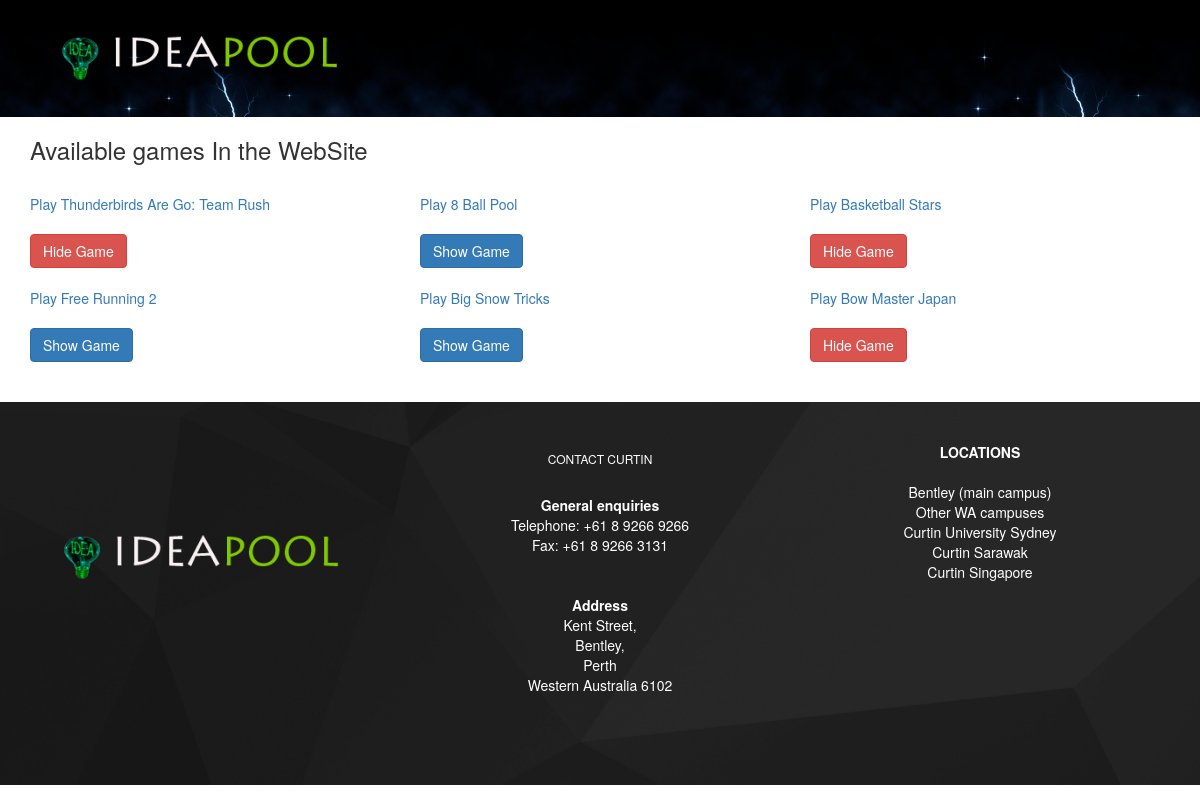
Before: /Gemification.php with the older database file.
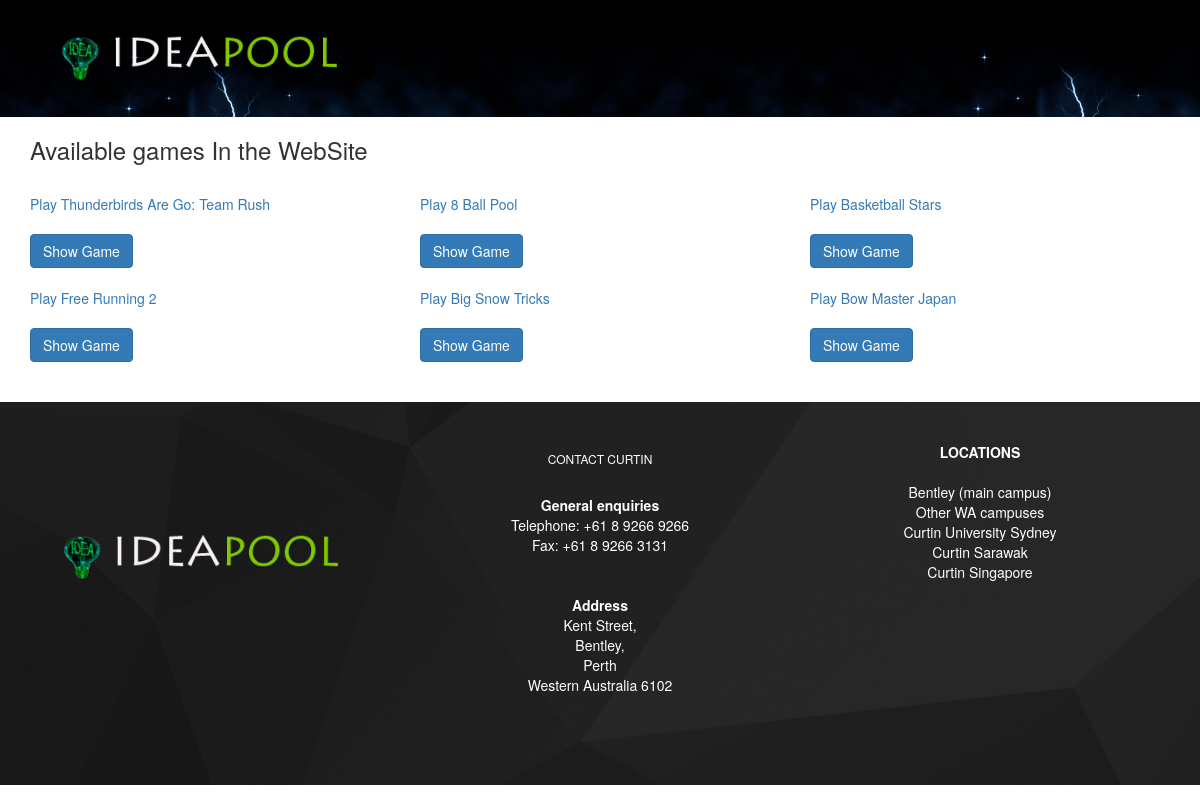
After: the same page with the newer database file.
### tables this page shows
CREATE TABLE IF NOT EXISTS `games` (
  `ID` int(11) NOT NULL,
  `Availability` int(11) NOT NULL,
  PRIMARY KEY (`ID`)
);

### Gemification.php (the view, shortened to what this page needs)
<!DOCTYPE html PUBLIC "-//W3C//DTD XHTML 1.0 Transitional//EN" "http://www.w3.org/TR/xhtml1/DTD/xhtml1-transitional.dtd">
<html xmlns="http://www.w3.org/1999/xhtml">
<head>
<link rel="stylesheet" href="css/ideacss.css" />
<link rel="stylesheet" href="css/bootstrap.min.css"></link>
</head>
<body>
<?php
include('header.php');
?>
<?php
include("database_connect.php");
?>
<div class="container">
<h3>Available games In the WebSite </h3><br/>
<div class="row">
<div class="col-md-3">
<?php
$query1 = "select * from games where ID = '1'";
$result1=mysqli_query($con,$query1);
while($row=mysqli_fetch_array($result1)){
	$Available = $row['Availability']
 ?>
<div class="miniclip-game-embed" data-game-name="thunderbirds" data-theme="0" data-width="350" data-height="400" data-language="en"><a href="http://www.miniclip.com/games/thunderbirds/">Play Thunderbirds Are Go: Team Rush</a></div><br/>
 <?php
  if($Available == 0){ ?>
  <button type="button" name="button" class="btn btn-primary" onclick="javascript:ShowGame(<?php echo $row['ID']; ?>)">Show Game</button>
 <?php } else{ ?>
  <button type="button" name="button" class="btn btn-danger" onclick="javascript:HideGame(<?php echo $row['ID']; ?>)">Hide Game</button>
  <?php } ?>
</div>
 <?php
}
?>
<div class="col-md-1">
</div>
<div class="col-md-3">
<?php
$query2 = "select * from games where ID = '2'";
$result2=mysqli_query($con,$query2);
while($row=mysqli_fetch_array($result2)){
	$Available = $row['Availability']
 ?>
<div class="miniclip-game-embed" data-game-name="8-ball-pool-multiplayer" data-theme="0" data-width="350" data-height="400" data-language="en"><a href="http://www.miniclip.com/games/8-ball-pool-multiplayer/">Play 8 Ball Pool</a></div><br/>
 <?php
  if($Available == 0){ ?>
  <button type="button" name="button" class="btn btn-primary" onclick="javascript:ShowGame(<?php echo $row['ID']; ?>)">Show Game</button>
 <?php } else{ ?>
  <button type="button" name="button" class="btn btn-danger" onclick="javascript:HideGame(<?php echo $row['ID']; ?>)">Hide Game</button>
  <?php } ?>
</div>
 <?php
}
?>
<div class="col-md-1">
</div>
<div class="col-md-3">
<?php
$query3 = "select * from games where ID = '3'";
$result3=mysqli_query($con,$query3);
while($row=mysqli_fetch_array($result3)){
	$Available = $row['Availability']
 ?>
<div class="miniclip-game-embed" data-game-name="basketball-stars" data-theme="0" data-width="350" data-height="400" data-language="en"><a href="http://www.miniclip.com/games/basketball-stars/">Play Basketball Stars</a></div><br/>
 <?php
  if($Available == 0){ ?>
  <button type="button" name="button" class="btn btn-primary" onclick="javascript:ShowGame(<?php echo $row['ID']; ?>)">Show Game</button>
 <?php } else{ ?>
  <button type="button" name="button" class="btn btn-danger" onclick="javascript:HideGame(<?php echo $row['ID']; ?>)">Hide Game</button>
  <?php } ?>
</div>
 <?php
}
?>
<div class="col-md-1">
</div>
</div><br/>
<div class="row">
<div class="col-md-3">
<?php
$query4 = "select * from games where ID = '4'";
$result4=mysqli_query($con,$query4);
while($row=mysqli_fetch_array($result4)){
	$Available = $row['Availability']
 ?>
<div class="miniclip-game-embed" data-game-name="free-running-2" data-theme="0" data-width="350" data-height="400" data-language="en"><a href="http://www.miniclip.com/games/free-running-2/">Play Free Running 2</a></div><br/>
 <?php
  if($Available == 0){ ?>
  <button type="button" name="button" class="btn btn-primary" onclick="javascript:ShowGame(<?php echo $row['ID']; ?>)">Show Game</button>
 <?php } else{ ?>
  <button type="button" name="button" class="btn btn-danger" onclick="javascript:HideGame(<?php echo $row['ID']; ?>)">Hide Game</button>
  <?php } ?>
</div>
 <?php
}
?>
<div class="col-md-1">
</div>
<div class="col-md-3">
<?php
$query5 = "select * from games where ID = '5'";
$result5=mysqli_query($con,$query5);
while($row=mysqli_fetch_array($result5)){
	$Available = $row['Availability']
 ?>
<div class="miniclip-game-embed" data-game-name="big-snow-tricks" data-theme="0" data-width="350" data-height="400" data-language="en"><a href="http://www.miniclip.com/games/big-snow-tricks/">Play Big Snow Tricks</a></div><br/>
 <?php
  if($Available == 0){ ?>
  <button type="button" name="button" class="btn btn-primary" onclick="javascript:ShowGame(<?php echo $row['ID']; ?>)">Show Game</button>
 <?php } else{ ?>
  <button type="button" name="button" class="btn btn-danger" onclick="javascript:HideGame(<?php echo $row['ID']; ?>)">Hide Game</button>
  <?php } ?>
</div>
 <?php
}
?>
<div class="col-md-1">
</div>
<div class="col-md-3">
<?php
$query6 = "select * from games where ID = '6'";
$result6=mysqli_query($con,$query6);
while($row=mysqli_fetch_array($result6)){
	$Available = $row['Availability']
 ?>
<div class="miniclip-game-embed" data-game-name="bow-master-japan" data-theme="0" data-width="350" data-height="400" data-language="en"><a href="http://www.miniclip.com/games/bow-master-japan/">Play Bow Master Japan</a></div><br/>
 <?php
  if($Available == 0){ ?>
  <button type="button" name="button" class="btn btn-primary" onclick="javascript:ShowGame(<?php echo $row['ID']; ?>)">Show Game</button>
 <?php } else{ ?>
  <button type="button" name="button" class="btn btn-danger" onclick="javascript:HideGame(<?php echo $row['ID']; ?>)">Hide Game</button>
  <?php } ?>
</div>
 <?php
}
?>
<div class="col-md-1">
</div>
</div><br/>
</div>
<br/>
<?php
include('footer.php');
?>
</body>
</html>

### header.php (shortened to what this page needs)
<div class="container-fluid header">
     <div class="row headerrow">
        <div class="col-md-4">
          <a href="index.php" data-toggle="tooltip" data-placement="bottom" title="Home"><img src="images/logo.png" class="img img-responsive"/></a>
        </div>
         <div class="col-md-4">
        </div>
         <div class="col-md-4">
        </div>
      </div>
</div>

### footer.php (shortened to what this page needs)
<!DOCTYPE html PUBLIC "-//W3C//DTD XHTML 1.0 Transitional//EN" "http://www.w3.org/TR/xhtml1/DTD/xhtml1-transitional.dtd">
<html xmlns="http://www.w3.org/1999/xhtml">
<head>
</head>
<body>
   <div class="container-fluid footer">
     <div class="container">
          <div class="col-md-4" align="center">
            <img src="images/logo.png" class="img img-responsive footerimg"  />
          </div>
           <div class="col-md-4" align="center">
           <h6> CONTACT CURTIN </h6>
           <br />
           <p>
           <b>General enquiries</b>	 <br />
		   Telephone: +61 8 9266 9266	 <br />
		   Fax: +61 8 9266 3131	 <br />
           <br /><br/>
            <b>Address</b>	 <br />
			Kent Street, <br /> Bentley, <br /> Perth <br />
			Western Australia 6102
            </p>
          </div>
           <div class="col-md-4" align="center">
           <p><b>LOCATIONS</b>	<br /> <br />
			Bentley (main campus)	 <br />
			Other WA campuses	 <br />
			Curtin University Sydney	 <br />
			Curtin Sarawak	 <br />
			Curtin Singapore	 <br />
			</p>
          </div>
     </div>
 </div>
</body>
</html>

### css/ideacss.css (style rules this page uses)
.header { background-image:url(../images/banner2.jpg); text-align:center; }
.headerrow { padding:2em; }
.footer { background-image:url(../images/footer.jpg); }
.footer { background-image:url(../images/footer.jpg); padding-bottom:80px; color:#FFF; padding-top:40px; }
.footerimg { padding-top:85px; }

Changed rows visible on the page:
changed games (number 1 of 6 on the later page): Availability "Hide Game" → "Show Game"
changed games (number 3 of 6 on the later page): Availability "Hide Game" → "Show Game"
changed games (number 6 of 6 on the later page): Availability "Hide Game" → "Show Game"
